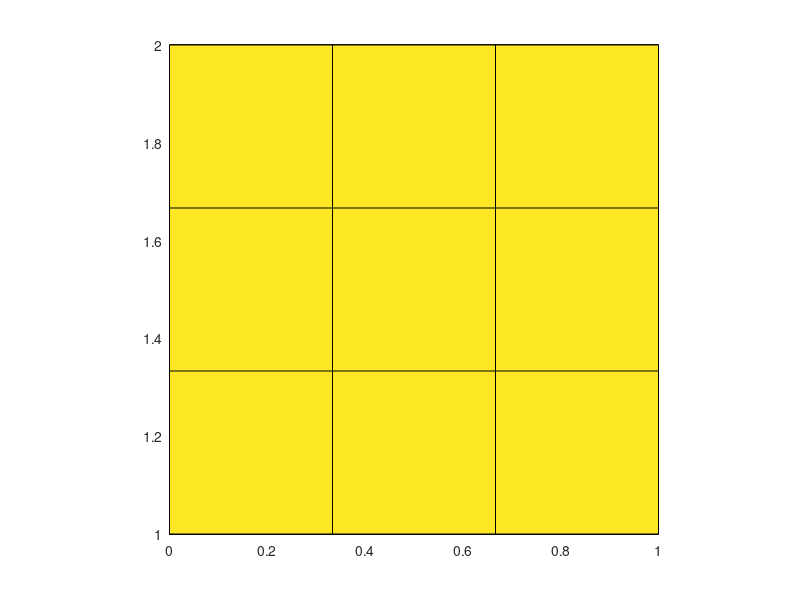

Here is the MATLAB script that generated this plot:
## Example to visualize the "buckets" discussed in assignment 6.

## there are 3 features (3 columns)
## you can change p and ranges
ranges1 = [0,1,3;
          1,2,9]
p=3

x = linspace(ranges1(1,1),ranges1(2,1),p+1)
y = linspace(ranges1(1,2),ranges1(2,2),p+1)
z = linspace(ranges1(1,3),ranges1(2,3),p+1)

[X,Y] = meshgrid(x,y)

clf
axis([ranges1(1,1),ranges1(2,1),ranges1(1,2),ranges1(2,2),ranges1(1,3),ranges1(2,3)],"equal")
hold on
for i=1:columns(z)
  surf(X,Y,ones(size(X))*z(i))
endfor
for i=1:columns(x)
  for j=1:columns(y)
    plot3(ones(size(z))*x(i),ones(size(z))*y(j),z)
  endfor
endfor